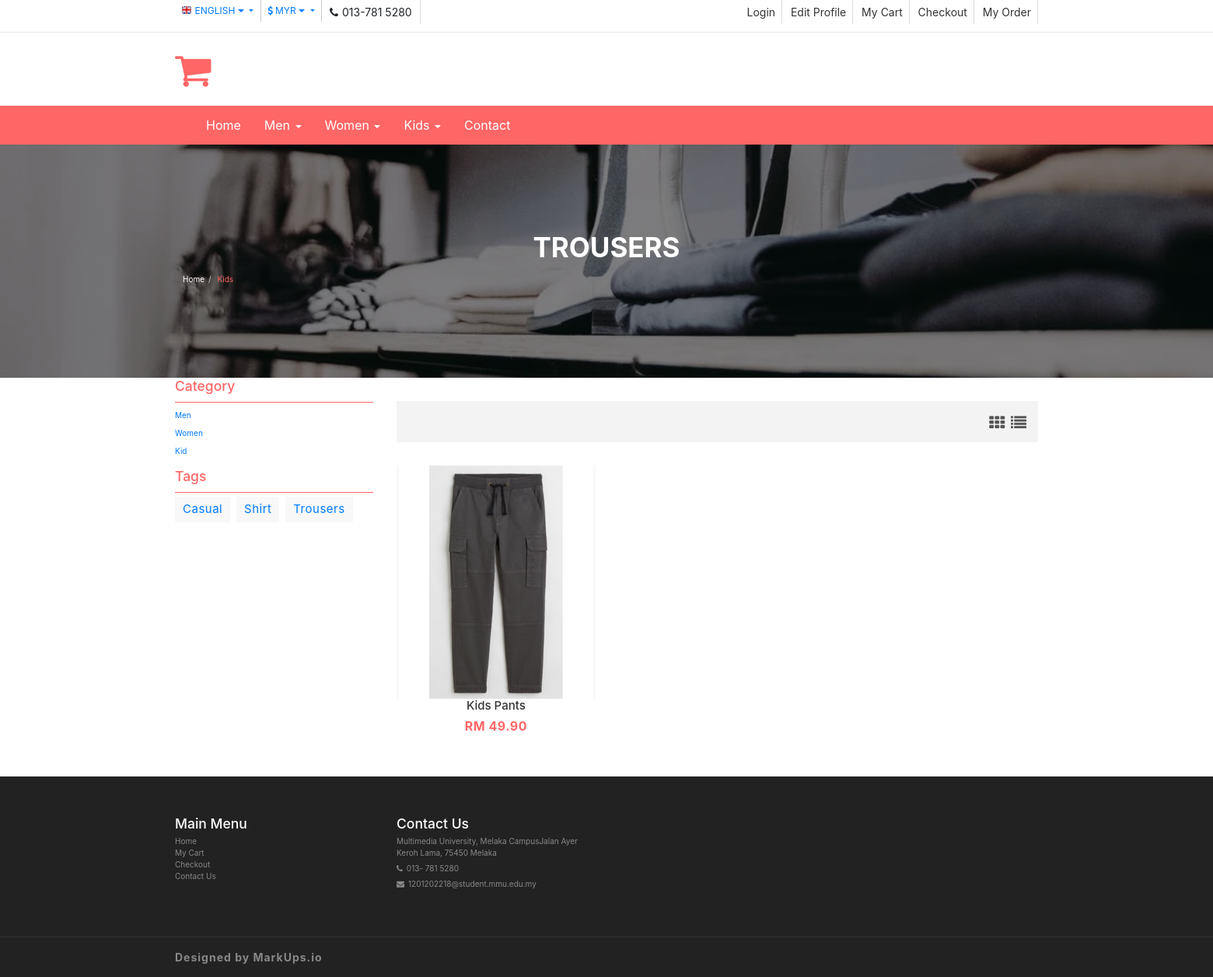
/kidtrousers.php, run on the app's committed database.
### tables this page shows
CREATE TABLE `products` (
  `product_id` int(11) NOT NULL,
  `product_name` varchar(255) NOT NULL,
  `product_type` varchar(255) NOT NULL,
  `product_price` decimal(10,2) NOT NULL,
  `product_image` varchar(255) NOT NULL
);

### kidtrousers.php (the view, shortened to what this page needs)
<?php
  include("logincon.php");
?>
<!DOCTYPE html>
<html lang="en">
  <head>
    <link href="css/font-awesome.css" rel="stylesheet">
    <link href="css/bootstrap.css" rel="stylesheet">
    <link href="css/jquery.smartmenus.bootstrap.css" rel="stylesheet">
    <link rel="stylesheet" type="text/css" href="css/jquery.simpleLens.css">
    <link rel="stylesheet" type="text/css" href="css/slick.css">
    <link rel="stylesheet" type="text/css" href="css/nouislider.css">
    <link id="switcher" href="css/theme-color/default-theme.css" rel="stylesheet">
    <link href="css/sequence-theme.modern-slide-in.css" rel="stylesheet" media="all">
    <link href="css/style.css" rel="stylesheet">
    <link rel="stylesheet" href="//cdn.jsdelivr.net/npm/alertifyjs@1.13.1/build/css/alertify.min.css"/>
    <link rel="stylesheet" href="//cdn.jsdelivr.net/npm/alertifyjs@1.13.1/build/css/themes/bootstrap.min.css"/>
  </head>
  <body>
  <header id="aa-header">
    <div class="aa-header-top">
      <div class="container">
        <div class="row">
          <div class="col-md-12">
            <div class="aa-header-top-area">
              <div class="aa-header-top-left">
                <div class="aa-language">
                  <div class="dropdown">
                    <a class="btn dropdown-toggle" href="#" type="button" id="dropdownMenu1" data-toggle="dropdown" aria-haspopup="true" aria-expanded="true">
                      <img src="img/flag/english.jpg" alt="english flag">ENGLISH
                      <span class="caret"></span>
                    </a>
                  </div>
                </div>
                <div class="aa-currency">
                  <div class="dropdown">
                    <a class="btn dropdown-toggle" href="#" type="button" id="dropdownMenu1" data-toggle="dropdown" aria-haspopup="true" aria-expanded="true">
                      <i class="fa fa-usd"></i>MYR
                      <span class="caret"></span>
                    </a>
                  </div>
                </div>
                <div class="cellphone hidden-xs">
                  <p><span class="fa fa-phone"></span>013-781 5280</p>
                </div>
              </div>
              <div class="aa-header-top-right">
                <ul class="aa-head-top-nav-right">
                <?php
                        if(!isset($_SESSION['auth']))
                        {?>
                            <li class="hidden-xs"><a href="login.php">Login </a></li>
                <?php   } ?>
                        <li class="hidden-xs"><a href="editprofile.php">Edit Profile</a></li>
                        <li class="hidden-xs"><a href="cart.php">My Cart</a></li>
                        <li class="hidden-xs"><a href="checkout.php">Checkout</a></li>
                        <li class="hidden-xs"><a href="myorder.php">My Order</a></li>
                </ul>
              </div>
            </div>
          </div>
        </div>
      </div>
    </div>
    <div class="aa-header-bottom">
      <div class="container">
        <div class="row">
          <div class="col-md-12">
            <div class="aa-header-bottom-area">
              <div class="aa-logo">
                <a href="index.php">
                <span class="fa fa-shopping-cart"></span>
                </a>
              </div>
            </div>
          </div>
        </div>
      </div>
    </div>
  </header>
  <section id="menu">
    <div class="container">
      <div class="menu-area">
        <div class="navbar navbar-default" role="navigation">
          <div class="navbar-collapse collapse">
            <ul class="nav navbar-nav">
              <li><a href="index.php">Home</a></li>
              <li><a href="#">Men <span class="caret"></span></a>
              </li>
              <li><a href="#">Women <span class="caret"></span></a>
              </li>
              <li><a href="#">Kids <span class="caret"></span></a>
              </li>
              <li><a href="contact.php">Contact</a></li>
            </ul>
          </div>
        </div>
      </div>
    </div>
  </section>
  <section id="aa-catg-head-banner">
    <img src="img/bpkids.png" alt="fashion img">
    <div class="aa-catg-head-banner-area">
      <div div class="container">
        <div class="aa-catg-head-banner-content">
          <h2>Trousers</h2>
          <ol class="breadcrumb">
            <li><a href="index.php">Home</a></li>
            <li class="active">Kids</li>
          </ol>
        </div>
      </div>
    </div>
  </section>
  <section id="aa-product-category">
    <div class="container">
      <div class="row">
        <div class="col-lg-9 col-md-9 col-sm-8 col-md-push-3">
          <div class="aa-product-catg-content">
            <div class="aa-product-catg-head">
              <div class="aa-product-catg-head-right">
                <a id="grid-catg" href="#"><span class="fa fa-th"></span></a>
                <a id="list-catg" href="#"><span class="fa fa-list"></span></a>
              </div>
            </div>
            <div class="aa-product-catg-body">
              <ul class="aa-product-catg">
                <form method="POST" action="kidtrousers.php">
                <?php
                  $products_query = "SELECT * FROM products WHERE product_type = 'Kids Trousers' ";
                  $query_run = mysqli_query($con, $products_query);;
                  if(mysqli_num_rows($query_run) > 0)
                  {
                    foreach($query_run as $item)
                    {?>
                      <li>
                        <figure>
                          <a class="aa-product-img" href="#"><img src="./img/product/<?= $item['product_image']; ?>"></a>
                          <figcaption>
                            <h4 class="aa-product-title"><a href="#"><?= $item['product_name']; ?></a></h4>
                            <span class="aa-product-price">RM <?= $item['product_price']; ?></span><span class="aa-product-price"></span>
                          </figcaption>
                        </figure>
                      </li>
              <?php }
                  }
                  else
                  {
                    echo "No Data Available";
                  }
                ?>
                </form>
            </div>
          </div>
        </div>
        <div class="col-lg-3 col-md-3 col-sm-4 col-md-pull-9">
          <aside class="aa-sidebar">
            <div class="aa-sidebar-widget">
              <h3>Category</h3>
              <ul class="aa-catg-nav">
                <li><a href="mencasual.php">Men</a></li>
                <li><a href="womencasual.php">Women</a></li>
                <li><a href="kidcasual.php">Kid</a></li>
              </ul>
            </div>
            <div class="aa-sidebar-widget">
              <h3>Tags</h3>
              <div class="tag-cloud">
                <a href="kidcasual.php">Casual</a>
                <a href="kidshirt.php">Shirt</a>
                <a href="kidtrousers.php">Trousers</a>
              </div>
            </div>
          </aside>
        </div>
      </div>
    </div>
  </section>
  <footer id="aa-footer">
    <div class="aa-footer-top">
     <div class="container">
        <div class="row">
        <div class="col-md-12">
          <div class="aa-footer-top-area">
            <div class="row">
              <div class="col-md-3 col-sm-6">
                <div class="aa-footer-widget">
                  <h3>Main Menu</h3>
                  <ul class="aa-footer-nav">
                    <li><a href="index.php">Home</a></li>
                    <li><a href="cart.php">My Cart</a></li>
                    <li><a href="checkout.php">Checkout</a></li>
                    <li><a href="contact.php">Contact Us</a></li>
                  </ul>
                </div>
              </div>
              <div class="col-md-3 col-sm-6">
                <div class="aa-footer-widget">
                  <div class="aa-footer-widget">
                    <h3>Contact Us</h3>
                    <address>
                      <p> Multimedia University, Melaka CampusJalan Ayer Keroh Lama, 75450 Melaka</p>
                      <p><span class="fa fa-phone"></span>013- 781 5280</p>
                      <p><span class="fa fa-envelope"></span>1201202218@student.mmu.edu.my</p>
                    </address>
                  </div>
                </div>
              </div>
            </div>
          </div>
        </div>
      </div>
     </div>
    </div>
    <div class="aa-footer-bottom">
      <div class="container">
        <div class="row">
        <div class="col-md-12">
          <div class="aa-footer-bottom-area">
            <p>Designed by <a href="http://www.markups.io/">MarkUps.io</a></p>
          </div>
        </div>
      </div>
      </div>
    </div>
  </footer>
  </body>
</html>

### css/theme-color/default-theme.css (style rules this page uses)
h2 { color: #ff6666; }
#aa-header .aa-header-bottom .aa-header-bottom-area .aa-logo a > span { color: #ff6666; }
#menu { background-color: #ff6666; }
.aa-product-catg li .aa-product-price { color: #ff6666; }
#aa-catg-head-banner .aa-catg-head-banner-area .aa-catg-head-banner-content .breadcrumb .active { color: #ff6666; }
#aa-product-category .aa-sidebar .aa-sidebar-widget h3 { color: #ff6666; border-bottom: 1px solid #ff6666; }

### data on the page
products: product_image (picture), product_name "Kids Pants", product_price "49.90"
